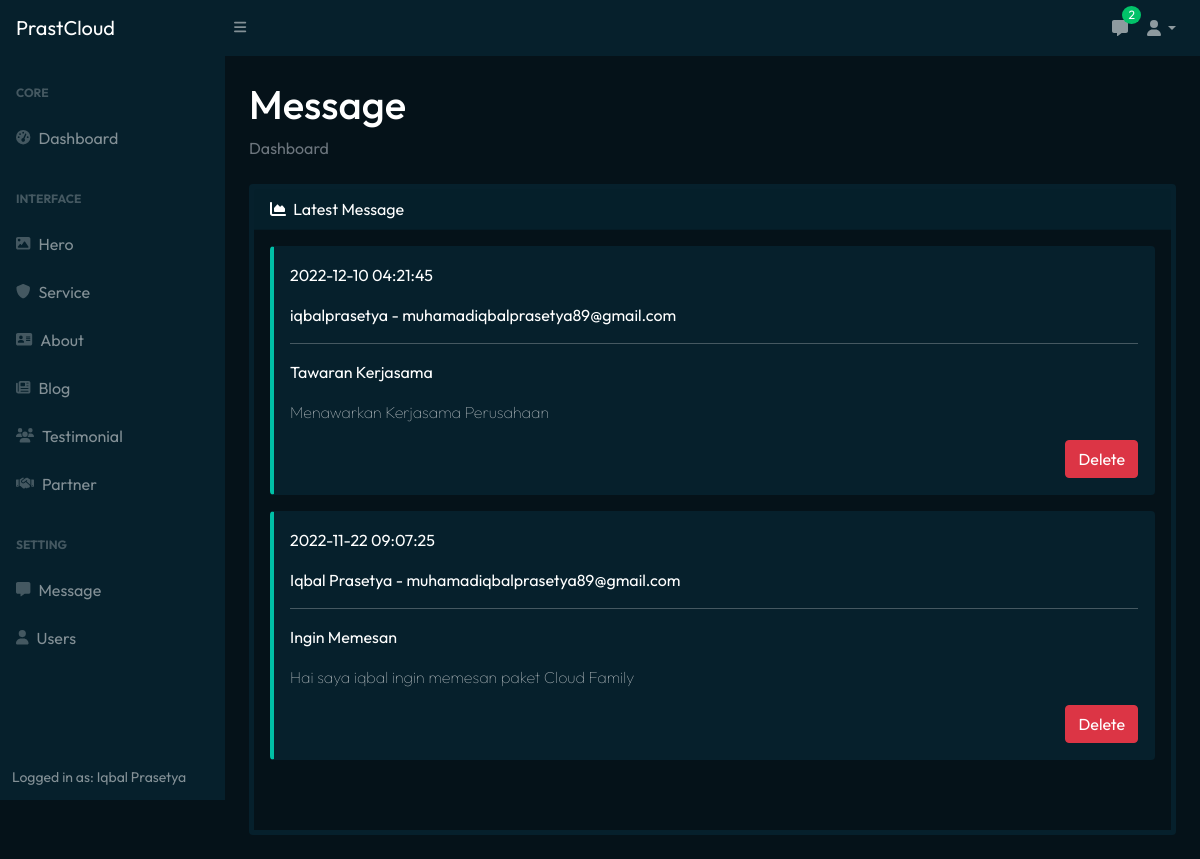
The app's page /admin.php?page=message (signed in) with its own data.
### tables this page shows
CREATE TABLE `user` (
  `id_login` int(255) NOT NULL,
  `user_date` datetime DEFAULT NULL,
  `user_username` varchar(255) NOT NULL,
  `user_password` varchar(255) NOT NULL,
  `fullname` varchar(255) NOT NULL,
  `phone` varchar(255) NOT NULL,
  `email` varchar(255) NOT NULL,
  `address` text NOT NULL,
  `user_twitter` varchar(255) NOT NULL,
  `user_fb` varchar(255) NOT NULL,
  `user_ig` varchar(255) NOT NULL,
  `profile_image` varchar(255) NOT NULL
);

CREATE TABLE `messages` (
  `id` int(225) NOT NULL,
  `messages_date` varchar(225) NOT NULL,
  `messages_nama` varchar(225) NOT NULL,
  `messages_email` varchar(225) NOT NULL,
  `messages_subjek` varchar(225) NOT NULL,
  `messages_text` text NOT NULL
);

### page/admin/message.php (the view, shortened to what this page needs)
<h1 class="mt-4">Message</h1>
<ol class="breadcrumb mb-4">
    <li class="breadcrumb-item active">Dashboard</li>
</ol>
<div class="row">
    <div class="col">
        <div class="card mb-4">
            <div class="card-header">
                <i class="fas fa-chart-area me-1"></i>
                Latest Message
            </div>
            <div class="card-body overflow-auto" style="height: 600px; background-color: #051219;">
                <?php
                $query = "SELECT * FROM messages ORDER BY id DESC";
                $result = mysqli_query($koneksi2, $query);
                while ($row = mysqli_fetch_assoc($result)) {
                ?>
                    <div class="alert-bal border-left-primary alert" role="alert">
                        <p><?php echo $row['messages_date']; ?></p>
                        <p class="alert-heading"><?php echo $row['messages_nama']; ?> - <?php echo $row['messages_email']; ?></p>
                        <hr>
                        <p><?php echo $row['messages_subjek']; ?></p>
                        <p class="fw-lighter" style="opacity: 0.7;"><?php echo $row['messages_text']; ?></p>
                        <div class="text-end">
                            <a href="proses.php?aksi=delete-messages&id=<?php echo $row['id']; ?>" class="btn btn-danger" onclick="return confirm('Anda yakin akan menghapus data ini?')">Delete</a>
                        </div>
                    </div>
                <?php
                }
                ?>
            </div>
        </div>
    </div>
</div>

### admin.php (shortened to what this page needs)
<!DOCTYPE html>
<html lang="en">
<head>
  <link href="https://cdn.jsdelivr.net/npm/simple-datatables@latest/dist/style.css" rel="stylesheet" />
</head>
<body class="sb-nav-fixed">
  <nav class="sb-topnav navbar navbar-expand navbar-dark">
    <a class="navbar-brand ps-3" href="admin.php">PrastCloud</a>
    <button class="btn btn-link btn-sm order-1 order-lg-0 me-4 me-lg-0" id="sidebarToggle" href="#!"><i class="fas fa-bars"></i></button>
    <ul class="navbar-nav ms-auto me-0 me-md-3 my-2 my-md-0">
      <li class="nav-item dropdown">
        <a class="nav-link nav-icon" href="admin.php?page=message">
          <i class="fas fa-message"></i>
          <span class="badge bg-success badge-number">
            <?php
            include 'koneksi.php';
            $data_barang = mysqli_query($koneksi2, "SELECT * FROM messages");
            $jumlah_barang = mysqli_num_rows($data_barang);
            echo $jumlah_barang;
            ?>
          </span>
        </a>
      </li>
      <li class="nav-item dropdown">
        <a class="nav-link dropdown-toggle" id="navbarDropdown" href="#" role="button" data-bs-toggle="dropdown" aria-expanded="false"><i class="fas fa-user fa-fw"></i></a>
      </li>
    </ul>
  </nav>
  <div id="layoutSidenav">
    <div id="layoutSidenav_nav">
      <nav class="sb-sidenav accordion sb-sidenav-dark" id="sidenavAccordion">
        <div class="sb-sidenav-menu">
          <div class="nav">
            <div class="sb-sidenav-menu-heading">
              Core
            </div>
            <a class="nav-link" href="admin.php?page=dashboard">
              <div class="sb-nav-link-icon">
                <i class="fas fa-tachometer-alt"></i>
              </div>
              Dashboard
            </a>
            <div class="sb-sidenav-menu-heading">
              Interface
            </div>
            <a class="nav-link" href="admin.php?page=hero">
              <div class="sb-nav-link-icon">
                <i class="fas fa-image"></i>
              </div>
              Hero
            </a>
            <a class="nav-link" href="admin.php?page=service">
              <div class="sb-nav-link-icon">
                <i class="fas fa-shield"></i>
              </div>
              Service
            </a>
            <a class="nav-link" href="admin.php?page=about">
              <div class="sb-nav-link-icon">
                <i class="fas fa-contact-card"></i>
              </div>
              About
            </a>
            <a class="nav-link" href="admin.php?page=blog">
              <div class="sb-nav-link-icon">
                <i class="fas fa-newspaper"></i>
              </div>
              Blog
            </a>
            <a class="nav-link" href="admin.php?page=testi">
              <div class="sb-nav-link-icon">
                <i class="fas fa-users"></i>
              </div>
              Testimonial
            </a>
            <a class="nav-link" href="admin.php?page=partner">
              <div class="sb-nav-link-icon">
                <i class="fas fa-handshake"></i>
              </div>
              Partner
            </a>
            <div class="sb-sidenav-menu-heading">
              Setting
            </div>
            <a class="nav-link" href="admin.php?page=message">
              <div class="sb-nav-link-icon">
                <i class="fas fa-message"></i>
              </div>
              Message
            </a>
            <a class="nav-link" href="admin.php?page=user">
              <div class="sb-nav-link-icon">
                <i class="fas fa-user"></i>
              </div>
              Users
            </a>
          </div>
        </div>
        <div class="sb-sidenav-footer">
          <?php
          $query = "SELECT * FROM user ORDER BY id_login ASC LIMIT 1";
          $result = mysqli_query($koneksi2, $query);
          $row = mysqli_fetch_assoc($result)
          ?>
          <div class="small">
            Logged in as: <?php echo $row['fullname']; ?>
          </div>
        </div>
      </nav>
    </div>
    <div id="layoutSidenav_content">
      <main>
        <div class="container-fluid px-4 text-white">
          <?php include "page/admin/config.php"; ?>
        </div>
      </main>
    </div>
  </div>
</body>
</html>

### admin.php (style rules this page uses)
body { background-color: #051219; }
.navbar { background-color: #06202c; }
.card { background-color: #06202c; color: #fff; }
.badge-number { position: absolute !important; inset: -2px -5px auto auto !important; font-weight: normal !important; font-size: 12px !important; border-radius: 50% !important; padding: 3px 6px !important; }

### records on screen
user: fullname "Iqbal Prasetya"
messages: messages_date "2022-12-10 04:21:45", messages_nama "iqbalprasetya", messages_email "muhamadiqbalprasetya89@gmail.com", messages_subjek "Tawaran Kerjasama", messages_text "Menawarkan Kerjasama Perusahaan"
messages: messages_date "2022-11-22 09:07:25", messages_nama "Iqbal Prasetya", messages_email "muhamadiqbalprasetya89@gmail.com", messages_subjek "Ingin Memesan", messages_text "Hai saya iqbal ingin memesan paket Cloud Family"

### other values on screen
$jumlah_barang "2"
